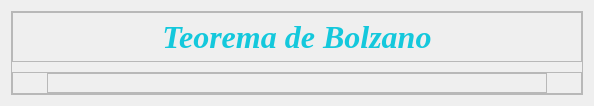
            <widget class="QWidget" name="page_cuatro">
             <layout class="QVBoxLayout" name="verticalLayout_9">
              <item>
               <widget class="QFrame" name="frame_23">
                <property name="styleSheet">
                 <string notr="true">QPushButton{
background-color:rgb(53, 53, 79);
color: rgb(20, 200, 220);
border-top-left-radius: 20px;
border-bottom-left-radius: 20px;
border-top-right-radius: 20px;
border-bottom-right-radius: 20px;
font: 75 12pt &quot;Arial Black&quot;;
}
QPushButton:hover{
background-color: rgb(20, 200, 220);
color: white;
border-top-left-radius: 20px;
border-bottom-left-radius: 20px;
border-top-right-radius: 20px;
border-bottom-right-radius: 20px;
font: 75 12pt &quot;Arial Black&quot;;
}</string>
                </property>
                <property name="frameShape">
                 <enum>QFrame::StyledPanel</enum>
                </property>
                <property name="frameShadow">
                 <enum>QFrame::Raised</enum>
                </property>
                <layout class="QVBoxLayout" name="verticalLayout_14">
                 <property name="spacing">
                  <number>10</number>
                 </property>
                 <property name="leftMargin">
                  <number>0</number>
                 </property>
                 <property name="topMargin">
                  <number>0</number>
                 </property>
                 <property name="rightMargin">
                  <number>0</number>
                 </property>
                 <property name="bottomMargin">
                  <number>0</number>
                 </property>
                 <item>
                  <widget class="QFrame" name="frame_24">
                   <property name="maximumSize">
                    <size>
                     <width>16777215</width>
                     <height>50</height>
                    </size>
                   </property>
                   <property name="frameShape">
                    <enum>QFrame::StyledPanel</enum>
                   </property>
                   <property name="frameShadow">
                    <enum>QFrame::Raised</enum>
                   </property>
                   <layout class="QHBoxLayout" name="horizontalLayout_14">
                    <item>
                     <spacer name="horizontalSpacer_24">
                      <property name="orientation">
                       <enum>Qt::Horizontal</enum>
                      </property>
                      <property name="sizeHint" stdset="0">
                       <size>
                        <width>136</width>
                        <height>20</height>
                       </size>
                      </property>
                     </spacer>
                    </item>
                    <item>
                     <widget class="QLabel" name="labelTema_12">
                      <property name="font">
                       <font>
                        <family>Times New Roman</family>
                        <pointsize>24</pointsize>
                        <weight>75</weight>
                        <italic>true</italic>
                        <bold>true</bold>
                       </font>
                      </property>
                      <property name="styleSheet">
                       <string notr="true">color: rgb(20, 200, 220);</string>
                      </property>
                      <property name="text">
                       <string>Teorema de Bolzano</string>
                      </property>
                      <property name="alignment">
                       <set>Qt::AlignCenter</set>
                      </property>
                     </widget>
                    </item>
                    <item>
                     <spacer name="horizontalSpacer_25">
                      <property name="orientation">
                       <enum>Qt::Horizontal</enum>
                      </property>
                      <property name="sizeHint" stdset="0">
                       <size>
                        <width>136</width>
                        <height>20</height>
                       </size>
                      </property>
                     </spacer>
                    </item>
                   </layout>
                  </widget>
                 </item>
                 <item>
                  <widget class="QFrame" name="frame_25">
                   <property name="frameShape">
                    <enum>QFrame::StyledPanel</enum>
                   </property>
                   <property name="frameShadow">
                    <enum>QFrame::Raised</enum>
                   </property>
                   <layout class="QHBoxLayout" name="horizontalLayout_15">
                    <property name="spacing">
                     <number>0</number>
                    </property>
                    <property name="leftMargin">
                     <number>0</number>
                    </property>
                    <property name="topMargin">
                     <number>0</number>
                    </property>
                    <property name="rightMargin">
                     <number>0</number>
                    </property>
                    <property name="bottomMargin">
                     <number>0</number>
                    </property>
                    <item>
                     <spacer name="horizontalSpacer_26">
                      <property name="orientation">
                       <enum>Qt::Horizontal</enum>
                      </property>
                      <property name="sizeHint" stdset="0">
                       <size>
                        <width>34</width>
                        <height>20</height>
                       </size>
                      </property>
                     </spacer>
                    </item>
                    <item>
                     <widget class="QFrame" name="frame_26">
                      <property name="minimumSize">
                       <size>
                        <width>500</width>
                        <height>0</height>
                       </size>
                      </property>
                      <property name="frameShape">
                       <enum>QFrame::StyledPanel</enum>
                      </property>
                      <property name="frameShadow">
                       <enum>QFrame::Raised</enum>
                      </property>
                      <widget class="QLabel" name="labelFuncion_5">
                       <property name="geometry">
                        <rect>
                         <x>110</x>
                         <y>30</y>
                         <width>81</width>
                         <height>20</height>
                        </rect>
                       </property>
                       <property name="font">
                        <font>
                         <family>Arial Black</family>
                         <pointsize>12</pointsize>
                         <weight>9</weight>
                         <italic>false</italic>
                         <bold>false</bold>
                        </font>
                       </property>
                       <property name="styleSheet">
                        <string notr="true">font: 75 12pt &quot;Arial Black&quot;;
color: rgb(20, 200, 220);</string>
                       </property>
                       <property name="text">
                        <string>Función:</string>
                       </property>
                      </widget>
                      <widget class="QTextEdit" name="textFuncion">
                       <property name="geometry">
                        <rect>
                         <x>200</x>
                         <y>20</y>
                         <width>201</width>
                         <height>41</height>
                        </rect>
                       </property>
                       <property name="font">
                        <font>
                         <family>Times New Roman</family>
                         <pointsize>14</pointsize>
                        </font>
                       </property>
                       <property name="styleSheet">
                        <string notr="true">border: 2px solid rgb(53, 53, 79); 
color: rgb(20, 200, 220);
border-top-left-radius: 20px;
border-bottom-left-radius: 20px;
border-top-right-radius: 20px;
border-bottom-right-radius: 20px;</string>
                       </property>
                       <property name="verticalScrollBarPolicy">
                        <enum>Qt::ScrollBarAlwaysOff</enum>
                       </property>
                      </widget>
                      <widget class="QLabel" name="labelFuncion_6">
                       <property name="geometry">
                        <rect>
                         <x>70</x>
                         <y>90</y>
                         <width>161</width>
                         <height>20</height>
                        </rect>
                       </property>
                       <property name="font">
                        <font>
                         <family>Arial Black</family>
                         <pointsize>12</pointsize>
                         <weight>9</weight>
                         <italic>false</italic>
                         <bold>false</bold>
                        </font>
                       </property>
                       <property name="styleSheet">
                        <string notr="true">font: 75 12pt &quot;Arial Black&quot;;
color: rgb(20, 200, 220);</string>
                       </property>
                       <property name="text">
                        <string>Intervalo Inferior</string>
                       </property>
                      </widget>
                      <widget class="QLabel" name="labelFuncion_7">
                       <property name="geometry">
                        <rect>
                         <x>70</x>
                         <y>150</y>
                         <width>161</width>
                         <height>20</height>
                        </rect>
                       </property>
                       <property name="font">
                        <font>
                         <family>Arial Black</family>
                         <pointsize>12</pointsize>
                         <weight>9</weight>
                         <italic>false</italic>
                         <bold>false</bold>
                        </font>
                       </property>
                       <property name="styleSheet">
                        <string notr="true">font: 75 12pt &quot;Arial Black&quot;;
color: rgb(20, 200, 220);</string>
                       </property>
                       <property name="text">
                        <string>Intervalo Superior</string>
                       </property>
                      </widget>
                      <widget class="QTextEdit" name="textValorInf">
                       <property name="geometry">
                        <rect>
                         <x>240</x>
                         <y>80</y>
                         <width>171</width>
                         <height>41</height>
                        </rect>
                       </property>
                       <property name="font">
                        <font>
                         <family>Times New Roman</family>
                         <pointsize>14</pointsize>
                        </font>
                       </property>
                       <property name="styleSheet">
                        <string notr="true">border: 2px solid rgb(53, 53, 79); 
color: rgb(20, 200, 220);
border-top-left-radius: 20px;
border-bottom-left-radius: 20px;
border-top-right-radius: 20px;
border-bottom-right-radius: 20px;</string>
                       </property>
                       <property name="verticalScrollBarPolicy">
                        <enum>Qt::ScrollBarAlwaysOff</enum>
                       </property>
                      </widget>
                      <widget class="QTextEdit" name="textValorSup">
                       <property name="geometry">
                        <rect>
                         <x>240</x>
                         <y>140</y>
                         <width>171</width>
                         <height>41</height>
                        </rect>
                       </property>
                       <property name="font">
                        <font>
                         <family>Times New Roman</family>
                         <pointsize>14</pointsize>
                        </font>
                       </property>
                       <property name="styleSheet">
                        <string notr="true">border: 2px solid rgb(53, 53, 79); 
color: rgb(20, 200, 220);
border-top-left-radius: 20px;
border-bottom-left-radius: 20px;
border-top-right-radius: 20px;
border-bottom-right-radius: 20px;</string>
                       </property>
                       <property name="verticalScrollBarPolicy">
                        <enum>Qt::ScrollBarAlwaysOff</enum>
                       </property>
                      </widget>
                      <widget class="QLabel" name="labelFuncion_8">
                       <property name="geometry">
                        <rect>
                         <x>40</x>
                         <y>230</y>
                         <width>101</width>
                         <height>20</height>
                        </rect>
                       </property>
                       <property name="font">
                        <font>
                         <family>Arial Black</family>
                         <pointsize>12</pointsize>
                         <weight>9</weight>
                         <italic>false</italic>
                         <bold>false</bold>
                        </font>
                       </property>
                       <property name="styleSheet">
                        <string notr="true">font: 75 12pt &quot;Arial Black&quot;;
color: rgb(20, 200, 220);</string>
                       </property>
                       <property name="text">
                        <string>Resultado:</string>
                       </property>
                      </widget>
                      <widget class="QLabel" name="labelResultado_3">
                       <property name="geometry">
                        <rect>
                         <x>150</x>
                         <y>220</y>
                         <width>291</width>
                         <height>41</height>
                        </rect>
                       </property>
                       <property name="styleSheet">
                        <string notr="true">border: 2px solid rgb(53, 53, 79); 
color: rgb(20, 200, 220);
border-top-left-radius: 20px;
border-bottom-left-radius: 20px;
border-top-right-radius: 20px;
border-bottom-right-radius: 20px;</string>
                       </property>
                       <property name="text">
                        <string/>
                       </property>
                      </widget>
                      <widget class="QPushButton" name="botonCalcular_2">
                       <property name="geometry">
                        <rect>
                         <x>40</x>
                         <y>280</y>
                         <width>121</width>
                         <height>41</height>
                        </rect>
                       </property>
                       <property name="font">
                        <font>
                         <family>Arial Black</family>
                         <pointsize>12</pointsize>
                         <weight>9</weight>
                         <italic>false</italic>
                         <bold>false</bold>
                        </font>
                       </property>
                       <property name="styleSheet">
                        <string notr="true"/>
                       </property>
                       <property name="text">
                        <string>Calcular</string>
                       </property>
                      </widget>
                      <widget class="QPushButton" name="botonGrafico_2">
                       <property name="geometry">
                        <rect>
                         <x>200</x>
                         <y>280</y>
                         <width>121</width>
                         <height>41</height>
                        </rect>
                       </property>
                       <property name="font">
                        <font>
                         <family>Arial Black</family>
                         <pointsize>12</pointsize>
                         <weight>9</weight>
                         <italic>false</italic>
                         <bold>false</bold>
                        </font>
                       </property>
                       <property name="styleSheet">
                        <string notr="true"/>
                       </property>
                       <property name="text">
                        <string>Gráfico</string>
                       </property>
                      </widget>
                      <widget class="QPushButton" name="botonAyuda">
                       <property name="geometry">
                        <rect>
                         <x>350</x>
                         <y>280</y>
                         <width>111</width>
                         <height>41</height>
                        </rect>
                       </property>
                       <property name="font">
                        <font>
                         <family>Arial Black</family>
                         <pointsize>12</pointsize>
                         <weight>9</weight>
                         <italic>false</italic>
                         <bold>false</bold>
                        </font>
                       </property>
                       <property name="styleSheet">
                        <string notr="true"/>
                       </property>
                       <property name="text">
                        <string>Ayuda</string>
                       </property>
                      </widget>
                     </widget>
                    </item>
                    <item>
                     <spacer name="horizontalSpacer_27">
                      <property name="orientation">
                       <enum>Qt::Horizontal</enum>
                      </property>
                      <property name="sizeHint" stdset="0">
                       <size>
                        <width>34</width>
                        <height>20</height>
                       </size>
                      </property>
                     </spacer>
                    </item>
                   </layout>
                  </widget>
                 </item>
                </layout>
               </widget>
              </item>
             </layout>
            </widget>
